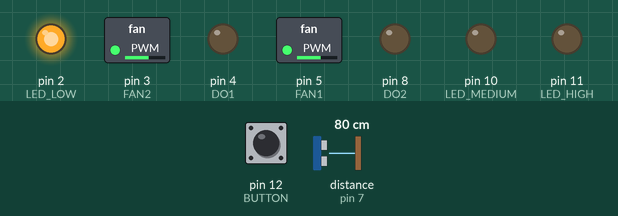
Recording of a sketch running on a simulated Arduino Uno, built with avr-gcc and run on an emulated ATmega328P. Shown: switched loads named in the sketch (green lamp = pin HIGH), output pins drawn as LEDs (lit = HIGH). Wiring (inferred from the names in the program): ultrasonic range finder: trigger pin 13; echo pin 7. Dashed ring = blinking. The inputs (shaded band) are chosen by the test bench; at power-on: distance to the obstacle (sensor on pin 7) 80 cm, pin 12 (BUTTON) LOW. The echo pulse lasts 58.3 µs per cm; pins used as bus, display or sensor lines are not drawn.

Above: at 6.2 s.
6.3 s: distance to the obstacle (sensor on pin 7) set to 4 cm
At 7.4 s:
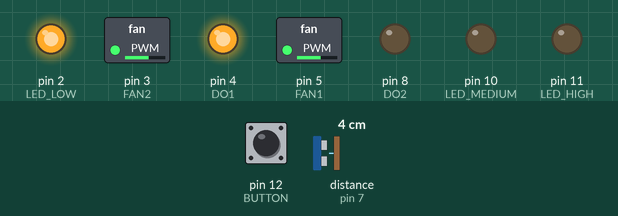
7.8 s: pin 12 (BUTTON) pulled HIGH for 0.15 s
At 8.4 s:
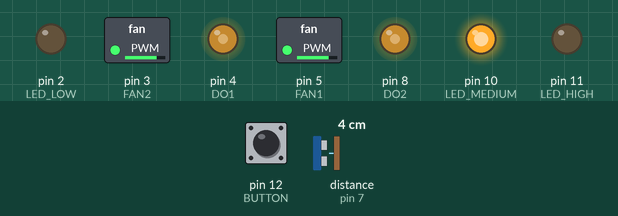
10.8 s: pin 12 (BUTTON) pulled HIGH for 1 s
At 12.7 s:
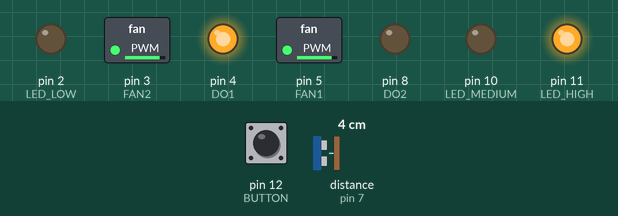
13.8 s: pin 12 (BUTTON) pulled HIGH for 0.15 s
At 15.0 s:
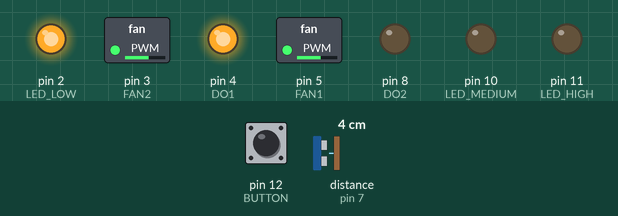
15.5 s: pin 12 (BUTTON) pulled HIGH for 3.2 s
At 19.7 s:
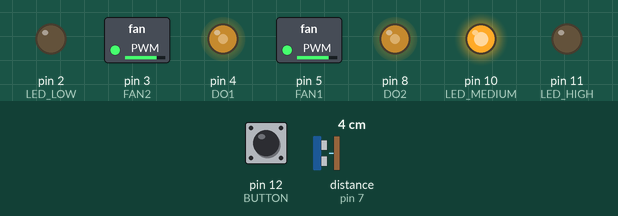
20.3 s: pin 12 (BUTTON) pulsed HIGH 5 times (0.12 s each, 0.3 s apart)
At 20.91 s:
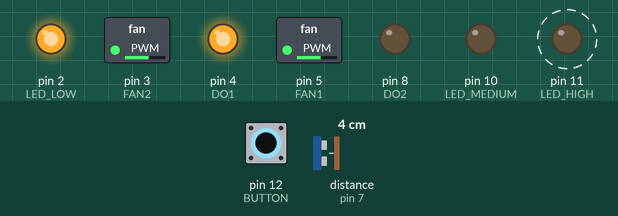
Timing chart, 0 to 23.3 s (numbered marks = the images above; inputs shaded):
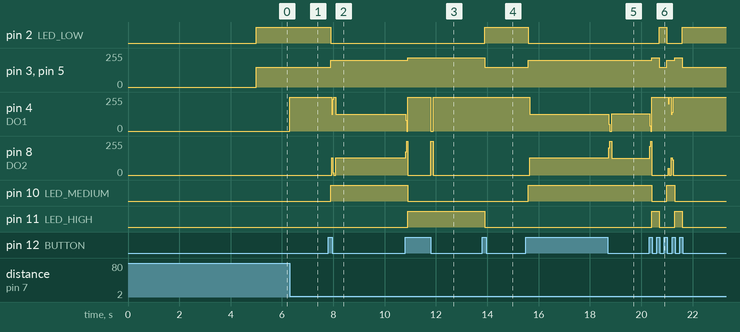

Measured:
- after the input at 6.3 s, pin 4 (DO1): 0/255 → 255/255 at once
- after the input at 7.8 s, pin 2 (LED_LOW): HIGH → LOW after 0.10 s; pin 3 (FAN2), pin 5 (FAN1): 150/255 → 200/255 after 0.10 s; pin 4 (DO1): 255/255 → 126/255 after 0.29 s; pin 8 (DO2): 0/255 → 129/255 after 0.29 s; pin 10 (LED_MEDIUM): LOW → HIGH after 0.10 s
- after the input at 10.8 s, pin 3 (FAN2), pin 5 (FAN1): 200/255 → 220/255 after 0.10 s; pin 4 (DO1): 126/255 → 255/255 at once, → 0/255 0.99 s later, → 255/255 0.10 s later; pin 8 (DO2): 129/255 → 0/255 at once, → 255/255 0.99 s later, → 0/255 0.10 s later; pin 10 (LED_MEDIUM): HIGH → LOW after 0.10 s; pin 11 (LED_HIGH): LOW → HIGH after 0.10 s
- after the input at 13.8 s, pin 2 (LED_LOW): LOW → HIGH after 0.10 s; pin 3 (FAN2), pin 5 (FAN1): 220/255 → 150/255 after 0.10 s; pin 11 (LED_HIGH): HIGH → LOW after 0.10 s
- after the input at 15.5 s, pin 2 (LED_LOW): HIGH → LOW after 0.10 s; pin 3 (FAN2), pin 5 (FAN1): 150/255 → 200/255 after 0.10 s; pin 4 (DO1): 255/255 → 126/255 after 0.14 s, → 0/255 3.1 s later, → 128/255 0.12 s later; pin 8 (DO2): 0/255 → 129/255 after 0.14 s, → 255/255 3.1 s later, → 127/255 0.12 s later; pin 10 (LED_MEDIUM): LOW → HIGH after 0.10 s
- after the input at 20.3 s, pin 2 (LED_LOW): LOW → HIGH after 0.40 s, → LOW 0.30 s later, → HIGH 0.60 s later; pin 3 (FAN2): 200/255 → 220/255 after 0.10 s, → 150/255 0.30 s later, → 200/255 0.30 s later, → 220/255 0.30 s later, … (5 changes in this stretch)

The sketch:

th_Warning_System_for_Powder_Shaker___Dryer_Using_ATmega328P.ino
```cpp
/*
FUME EXTRACTOR WITH WARNING SYSTEM FOR POWDER SHAKER & DRYER USING ATMEGA328P
BY: GOPOLE, KHYLE MATTHEW P.
*/

// This system makes use of an ATmega328P as its microcontroller. Its primary purpose is to exhaust fumes from powder shaker & dryer machines that are operated along with plotter printers for heavy printing.
// The fumes exhausted have high temperature which will condense and become fluid once exhausted. Thus, a warning system is integrated to the system using LEDs and Buzzer with a combinational circuit.
// This informs the user when to clean the basin of the system for longevity and safety.

// Declare Pins
const int FAN1 = 5; //PD5 - Pin 11
const int FAN2 = 3;// PD3 - Pin 5
const int USS_TRIGPIN = 13; // PB5 - Pin 19
const int USS_ECHOPIN = 7; //PD7 - Pin 13
const int LED_LOW = 2; // PD0 - Pin 4
const int LED_MEDIUM = 10; // PB2 - Pin 16
const int LED_HIGH = 11; // PB3 - Pin 17
const int BUTTON = 12;//PB4 - Pin 18

// Pins for the Signal to be sent into the Fluid Warning System Combinational Circuit
const int DO1 = 4; //PD4 - pin 6
const int DO2 = 8; //PB0 - pin 14

// Declare Ultrasonic Variables
const float USS_THRESHOLD1 = 0.8;
const float USS_THRESHOLD2 = 1.2;
const float USS_THRESHOLD3 = 1.6;
const float USS_THRESHOLD4 = 2;
const int GAP = 5.10;
const float SPEED_OF_SOUND = 0.034;
long duration;
float level;

//Declare Fan Speed Variables
//from 0 to 255
const int FAN_LOW = 150;
const int FAN_MEDIUM = 200;
const int FAN_HIGH = 220;

// Declare Button Variable
int currentButton;
int previousButton;
int pressCount;

void setup()
{
  // pin mode for fans
  pinMode(FAN1, OUTPUT);
  pinMode(FAN2, OUTPUT);
  analogWrite(FAN1, 0);
  analogWrite(FAN2, 0);

  // Add a delay for the fans activation (rotation)
  delay(5000);

  //Set the Pin Mode of the Sensors and Actuators
  pinMode(USS_TRIGPIN, OUTPUT);
  pinMode(USS_ECHOPIN, INPUT);
  pinMode(LED_LOW, OUTPUT);
  pinMode(LED_MEDIUM, OUTPUT);
  pinMode(LED_HIGH, OUTPUT);
  pinMode(BUTTON, INPUT);
  pinMode(DO1, OUTPUT);
  pinMode(DO2, OUTPUT);

  //Set Initial Values for Button
  currentButton = 0;
  previousButton = 0;
  pressCount = 0;
}

// MAIN PROGRAM LOOP
void loop()
{
  OperateFan(&pressCount, &currentButton, &previousButton);
  level = GetLevel();
  SetDigitalOutput(level);
}

// READ BUTTON AND ACCEPT PREVIOUS AND CURRENT BUTTON STATES ALONG WITH PRESS COUNT AS ARGUMENT
int ReadButton(int &pressCount, int &currentButton, int &previousButton)
{
  currentButton = digitalRead(BUTTON);
  if (currentButton != previousButton)
  {
    if (currentButton == HIGH)
      if (pressCount == 2)
        pressCount = 0;
      else
        pressCount += 1;
    delay(100);
  }
  //Initialize Current Button State into Previous Button State
  previousButton = currentButton;
  return pressCount;
}

// FUNCTION TO READ THE FLUID SENSED BY THE USS IN THE BASIN
float GetLevel()
{
  //delay(50);
  digitalWrite(USS_TRIGPIN, LOW);
  digitalWrite(USS_TRIGPIN, HIGH);
  //delayMicroseconds(10);
  digitalWrite(USS_TRIGPIN, LOW);
  duration = pulseIn(USS_ECHOPIN, HIGH);
  level = GAP - ((duration * SPEED_OF_SOUND) / 2);
  return level;
}

// FUNCTION FOR THE OPERATION OF THE FANS
void OperateFan(int *pressCount, int *currentButton, int *previousButton)
{
  *pressCount = ReadButton(*pressCount, *currentButton, *previousButton);

  switch (*pressCount)
  {
    //Triggers: { Fans Speed: Medium, Speed Indicator: Medium }
    case 1:
      analogWrite(FAN1, FAN_MEDIUM);
      analogWrite(FAN2, FAN_MEDIUM);
      digitalWrite(LED_LOW, LOW);
      digitalWrite(LED_MEDIUM, HIGH);
      digitalWrite(LED_HIGH, LOW);
      break;
    //Triggers: { Fans Speed: High, Speed Indicator: High }
    case 2:
      analogWrite(FAN1, FAN_HIGH);
      analogWrite(FAN2, FAN_HIGH);
      digitalWrite(LED_LOW, LOW);
      digitalWrite(LED_MEDIUM, LOW);
      digitalWrite(LED_HIGH, HIGH);
      break;
    //Triggers: { Fans Speed: Low, Speed Indicator: Low}
    default:
      analogWrite(FAN1, FAN_LOW);
      analogWrite(FAN2, FAN_LOW);
      digitalWrite(LED_LOW, HIGH);
      digitalWrite(LED_MEDIUM, LOW);
      digitalWrite(LED_HIGH, LOW);
      break;
  }
}

// FUNCTION FOR THE SIGNAL TO BE SENT INTO THE WARNING SYSTEM COMBINATIONAL CIRCUIT
void SetDigitalOutput(float level)
{
  // [0-0.8cm] Triggers Low Fluid Level Indicator (00 - Green LED)
  if (0 <= level && level <= USS_THRESHOLD1)
  {
    digitalWrite(DO1, LOW);
    digitalWrite(DO2, LOW);
  }
  // (0.8cm-1.2cm] Triggers Medium Fluid Level Indicator (01 - Yellow LED)
  else if (USS_THRESHOLD1 < level && level <= USS_THRESHOLD2)
  {
    digitalWrite(DO1, LOW);
    digitalWrite(DO2, HIGH);
  }
  // (1.2cm-1.6cm] Triggers High Fluid Level Indicator (10 - Buzzer)
  else if (USS_THRESHOLD2 < level && level <= USS_THRESHOLD3)
  {
    digitalWrite(DO1, HIGH);
    digitalWrite(DO2, LOW);
  }
  // (1.6cm-2cm] Triggers Critical Fluid Level Indicator (11 - Buzzer, Green, and Yellow LEDs)
  else if (USS_THRESHOLD3 < level && level <= USS_THRESHOLD4)
  {
    digitalWrite(DO1, HIGH);
    digitalWrite(DO2, HIGH);
  }
}
```
